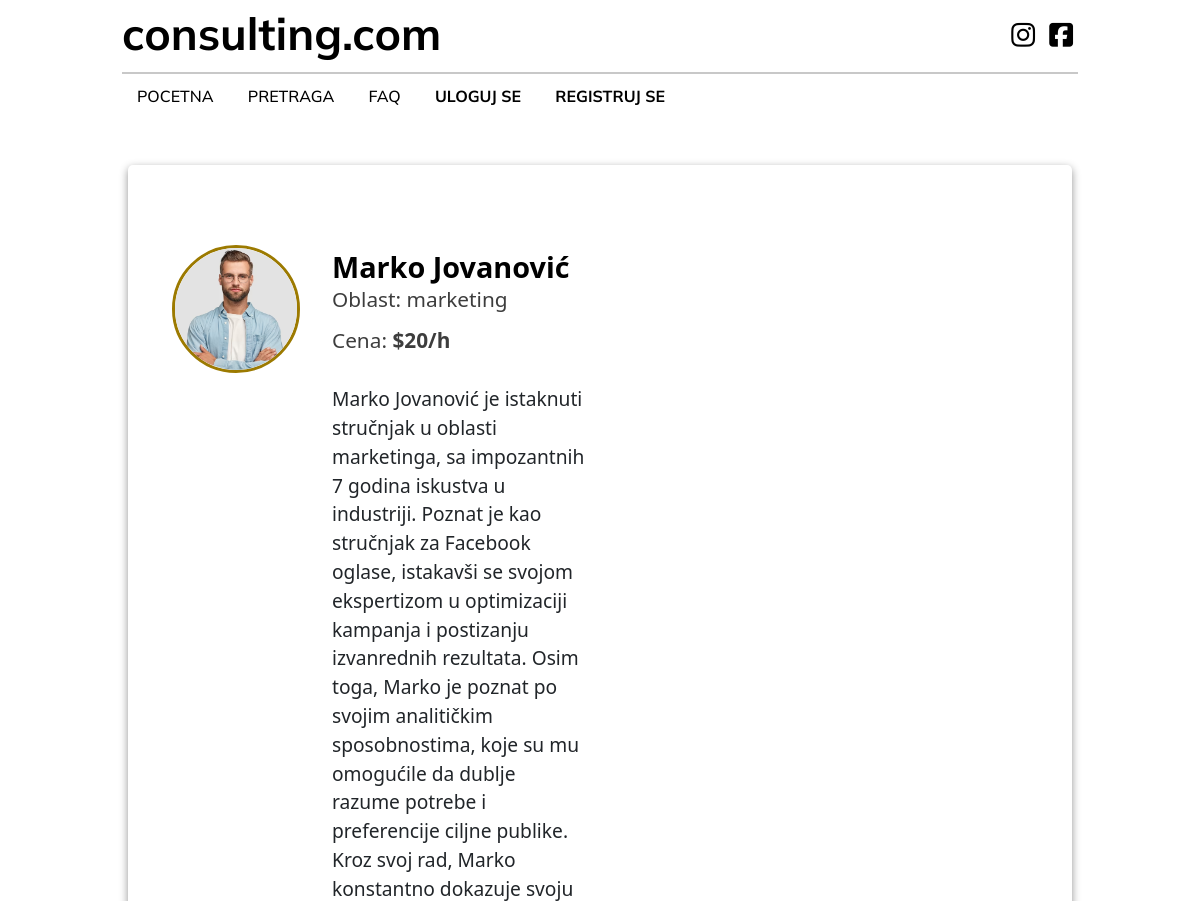
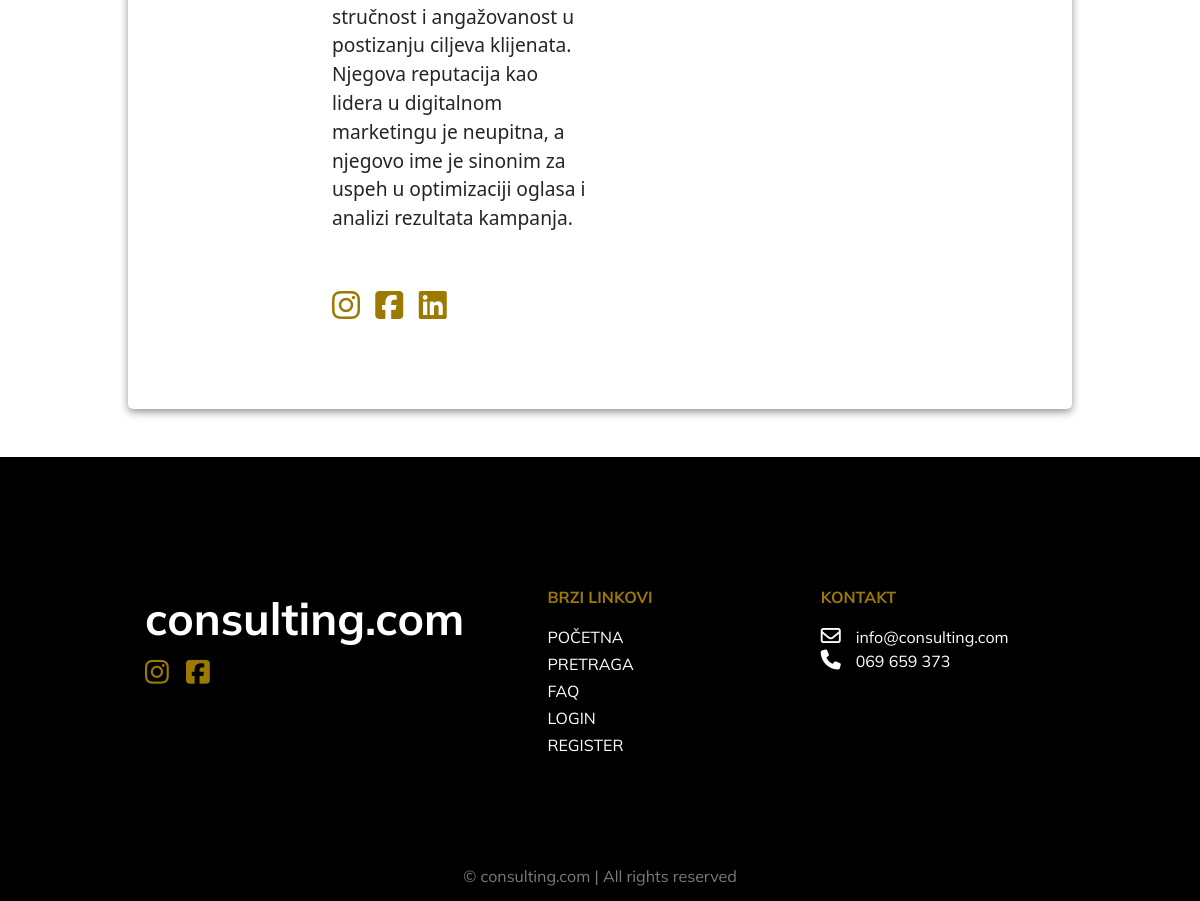
The app's page /expert.php?expert_id=2 with its own data (2 pictures, top to bottom).
### tables this page shows
CREATE TABLE `expert` (
  `expert_id` int(11) NOT NULL,
  `first_name` varchar(255) NOT NULL,
  `last_name` varchar(255) NOT NULL,
  `phone` varchar(255) NOT NULL,
  `email` varchar(255) NOT NULL,
  `password` varchar(255) NOT NULL,
  `short_description` varchar(1000) NOT NULL,
  `long_description` text NOT NULL,
  `price` int(11) NOT NULL,
  `image` varchar(1000) NOT NULL,
  `business_area_id` int(11) NOT NULL,
  `active_user` tinyint(1) NOT NULL
);

CREATE TABLE `business_area` (
  `business_id` int(11) NOT NULL,
  `name` varchar(255) NOT NULL,
  `description` varchar(1000) NOT NULL
);

### app/classes/Expert.php (called while the page is built, shortened)
<?php
class Expert{
    protected $conn;
    public function __construct(){
        global $conn;
        $this->conn = $conn;
    }
    public function show_details($expert_id){
        $sql = "SELECT expert.expert_id, expert.first_name, expert.last_name, expert.short_description,expert.long_description,expert.price, expert.image, business_area.name FROM expert
        INNER join business_area on expert.business_area_id = business_area.business_id
        WHERE expert.active_user = 1 AND expert.expert_id=?";
        $stmt = $this->conn->prepare($sql);
        $stmt->bind_param("i",$expert_id);
        $stmt->execute();
        $result = $stmt->get_result();
        return $result->fetch_assoc();
    }
}

### expert.php (the view, shortened to what this page needs)
<?php
    require_once 'inc/header.php';
    require_once 'app/classes/Expert.php';
    $expert = new Expert();
    $expert = $expert->show_details($_GET['expert_id']);
?>
    <link rel="stylesheet" href="./calscss/cal.css">
<body>
    <div class="strucnjak">
        <div class="container">
          <div class="row">
              <div class="col-md-6">
                <div class="levostr">
                    <img src="img/<?=$expert['image']?>" alt="">
                    <div class="tekst">
                        <h1><?=$expert['first_name']?> <?=$expert['last_name']?> </h1>
                        <h2>Oblast: <?=strtolower($expert['name'])?></h2>
                        <h3>Cena: <span>$<?=$expert['price']?>/h</span></h3>
                        <p><?=$expert['long_description']?></p>
                        <a href="#"> <i class="fa-brands fa-instagram"></i></a>
                        <a href="#"> <i class="fa-brands fa-square-facebook"></i></a>
                        <a href="#"> <i class="fa-brands fa-linkedin"></i></a>
                    </div>
                </div>
              </div>
              <div class="col-md-6">
                <div class="calendly-inline-widget" data-url="https://calendly.com/milosantunovic1?primary_color=9c7a00&" style="min-width:320px;height:700px;"></div>
              </div>
          </div>
      </div>
</div>
<?php require_once 'inc/footer.php';?>

### scss/style.css (style rules this page uses)
* { margin: 0; padding: 0; box-sizing: border-box; }

### calscss/cal.css (style rules this page uses)
* { margin: 0; padding: 0; box-sizing: border-box; }
.strucnjak { padding: 5rem 2rem; margin: 3rem 8rem; border-radius: 5px; box-shadow: 0px 3px 8px 0px rgba(0, 0, 0, 0.43); }
.strucnjak .levostr { display: flex; }
.strucnjak .levostr a { text-decoration: none; font-size: 2rem; margin-right: 0.7rem; transition: 0.3s; color: #9c7a00; }
.strucnjak .levostr img { width: 8rem; height: 8rem; -o-object-fit: cover; object-fit: cover; border-radius: 100%; float: right; border: 3px solid #9c7a00; }
.strucnjak .levostr .tekst { margin-left: 2rem; margin-top: 5px; }
.strucnjak .levostr .tekst h1 { font-weight: 900; font-size: 1.8rem; color: black; }
.strucnjak .levostr .tekst h2 { font-weight: 400; font-size: 1.3rem; color: #3d3d3d; margin-top: -5px; }
.strucnjak .levostr .tekst h3 { font-size: 1.3rem; color: #3d3d3d; margin-top: 1rem; }
.strucnjak .levostr .tekst h3 span { font-weight: bold; }
.strucnjak .levostr .tekst p { margin-top: 2rem; font-size: 1.2rem; margin-bottom: 3rem; }

### records on screen
expert: image (picture), first_name "Marko", last_name "Jovanović", business_area.name "marketing", price "20", long_description "Marko Jovanović je istaknuti stručnjak u oblasti marketinga, sa impozantnih 7 godina iskustva u industriji. Poznat je kao stručnjak za Facebook oglase, istakavši se svojom ekspertizom u optimizaciji kampanja i postizanju izvanrednih rezultata. Osim toga, Marko je poznat po svojim analitičkim sposobnostima, koje su mu omogućile da dublje razume potrebe i preferencije ciljne publike. Kroz svoj rad, Marko konstantno dokazuje svoju stručnost i angažovanost u postizanju ciljeva klijenata. Njegova reputacija kao lidera u digitalnom marketingu je neupitna, a njegovo ime je sinonim za uspeh u optimizaciji oglasa i analizi rezultata kampanja."
